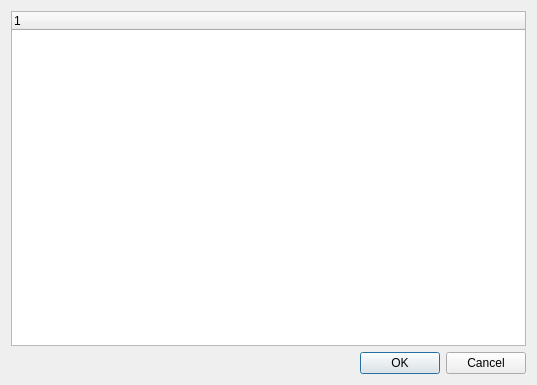
<?xml version="1.0" encoding="UTF-8"?>
<ui version="4.0">
 <class>TocDlg</class>
 <widget class="QDialog" name="TocDlg">
  <property name="geometry">
   <rect>
    <x>0</x>
    <y>0</y>
    <width>537</width>
    <height>385</height>
   </rect>
  </property>
  <property name="windowTitle">
   <string>Table of Contents</string>
  </property>
  <property name="windowIcon">
   <iconset>
    <normaloff>:/icons/action/icons/view-table-of-contents-ltr.png</normaloff>:/icons/action/icons/view-table-of-contents-ltr.png</iconset>
  </property>
  <layout class="QVBoxLayout" name="verticalLayout">
   <item>
    <widget class="QTreeWidget" name="treeWidget">
     <property name="alternatingRowColors">
      <bool>false</bool>
     </property>
     <column>
      <property name="text">
       <string notr="true">1</string>
      </property>
     </column>
    </widget>
   </item>
   <item>
    <widget class="QDialogButtonBox" name="buttonBox">
     <property name="orientation">
      <enum>Qt::Horizontal</enum>
     </property>
     <property name="standardButtons">
      <set>QDialogButtonBox::Cancel|QDialogButtonBox::Ok</set>
     </property>
    </widget>
   </item>
  </layout>
 </widget>
 <resources/>
 <connections>
  <connection>
   <sender>buttonBox</sender>
   <signal>accepted()</signal>
   <receiver>TocDlg</receiver>
   <slot>accept()</slot>
   <hints>
    <hint type="sourcelabel">
     <x>248</x>
     <y>254</y>
    </hint>
    <hint type="destinationlabel">
     <x>157</x>
     <y>274</y>
    </hint>
   </hints>
  </connection>
  <connection>
   <sender>buttonBox</sender>
   <signal>rejected()</signal>
   <receiver>TocDlg</receiver>
   <slot>reject()</slot>
   <hints>
    <hint type="sourcelabel">
     <x>316</x>
     <y>260</y>
    </hint>
    <hint type="destinationlabel">
     <x>286</x>
     <y>274</y>
    </hint>
   </hints>
  </connection>
 </connections>
</ui>
